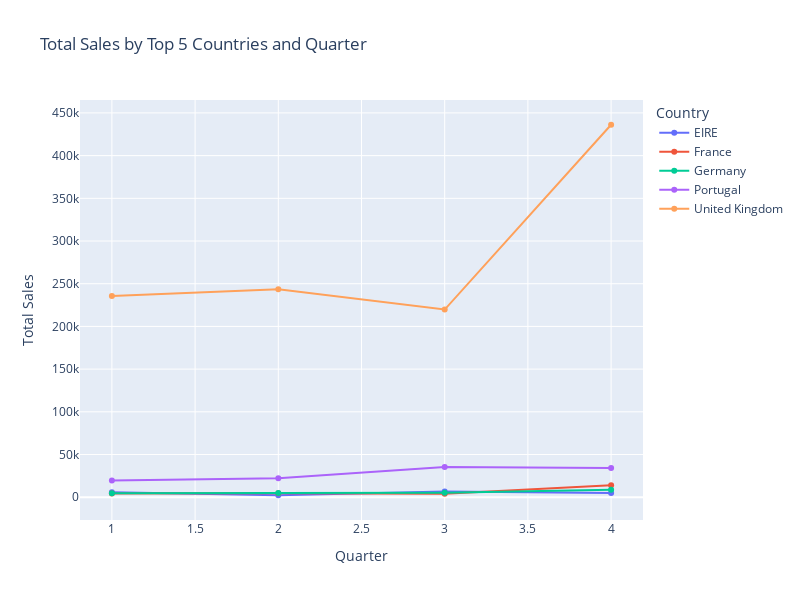

Notebook code cell kept with this figure:
### Code cell
visualize_rollup_sales_by_country_and_quarter('roll_up_on_total_sales_by_country_and_quarter.csv')

### Figure 1 — Plotly figure (JSON) as saved in the notebook; plotly's stock layout.template omitted (floating-point values rounded to 4 significant figures)
{"data": [{"hovertemplate": "Country=EIRE<br>Quarter=%{x}<br>Total Sales=%{y}<extra></extra>", "legendgroup": "EIRE", "line": {"color": "#636efa", "dash": "solid"}, "marker": {"symbol": "circle"}, "mode": "lines+markers", "name": "EIRE", "orientation": "v", "showlegend": true, "type": "scatter", "x": [1, 2, 3, 4], "xaxis": "x", "y": [5953.0, 2302.0, 6695.0, 4843.0], "yaxis": "y"}, {"hovertemplate": "Country=France<br>Quarter=%{x}<br>Total Sales=%{y}<extra></extra>", "legendgroup": "France", "line": {"color": "#EF553B", "dash": "solid"}, "marker": {"symbol": "circle"}, "mode": "lines+markers", "name": "France", "orientation": "v", "showlegend": true, "type": "scatter", "x": [1, 2, 3, 4], "xaxis": "x", "y": [4314.0, 4764.0, 4103.0, 13930.0], "yaxis": "y"}, {"hovertemplate": "Country=Germany<br>Quarter=%{x}<br>Total Sales=%{y}<extra></extra>", "legendgroup": "Germany", "line": {"color": "#00cc96", "dash": "solid"}, "marker": {"symbol": "circle"}, "mode": "lines+markers", "name": "Germany", "orientation": "v", "showlegend": true, "type": "scatter", "x": [1, 2, 3, 4], "xaxis": "x", "y": [4526.0, 4822.0, 5231.0, 8832.0], "yaxis": "y"}, {"hovertemplate": "Country=Portugal<br>Quarter=%{x}<br>Total Sales=%{y}<extra></extra>", "legendgroup": "Portugal", "line": {"color": "#ab63fa", "dash": "solid"}, "marker": {"symbol": "circle"}, "mode": "lines+markers", "name": "Portugal", "orientation": "v", "showlegend": true, "type": "scatter", "x": [1, 2, 3, 4], "xaxis": "x", "y": [19540.0, 22320.0, 35300.0, 34330.0], "yaxis": "y"}, {"hovertemplate": "Country=United Kingdom<br>Quarter=%{x}<br>Total Sales=%{y}<extra></extra>", "legendgroup": "United Kingdom", "line": {"color": "#FFA15A", "dash": "solid"}, "marker": {"symbol": "circle"}, "mode": "lines+markers", "name": "United Kingdom", "orientation": "v", "showlegend": true, "type": "scatter", "x": [1, 2, 3, 4], "xaxis": "x", "y": [235700.0, 243600.0, 219800.0, 436200.0], "yaxis": "y"}], "layout": {"height": 600, "legend": {"title": {"text": "Country"}, "tracegroupgap": 0}, "title": {"text": "Total Sales by Top 5 Countries and Quarter"}, "width": 800, "xaxis": {"anchor": "y", "domain": [0, 1], "title": {"text": "Quarter"}}, "yaxis": {"anchor": "x", "domain": [0, 1], "title": {"text": "Total Sales"}}}}
